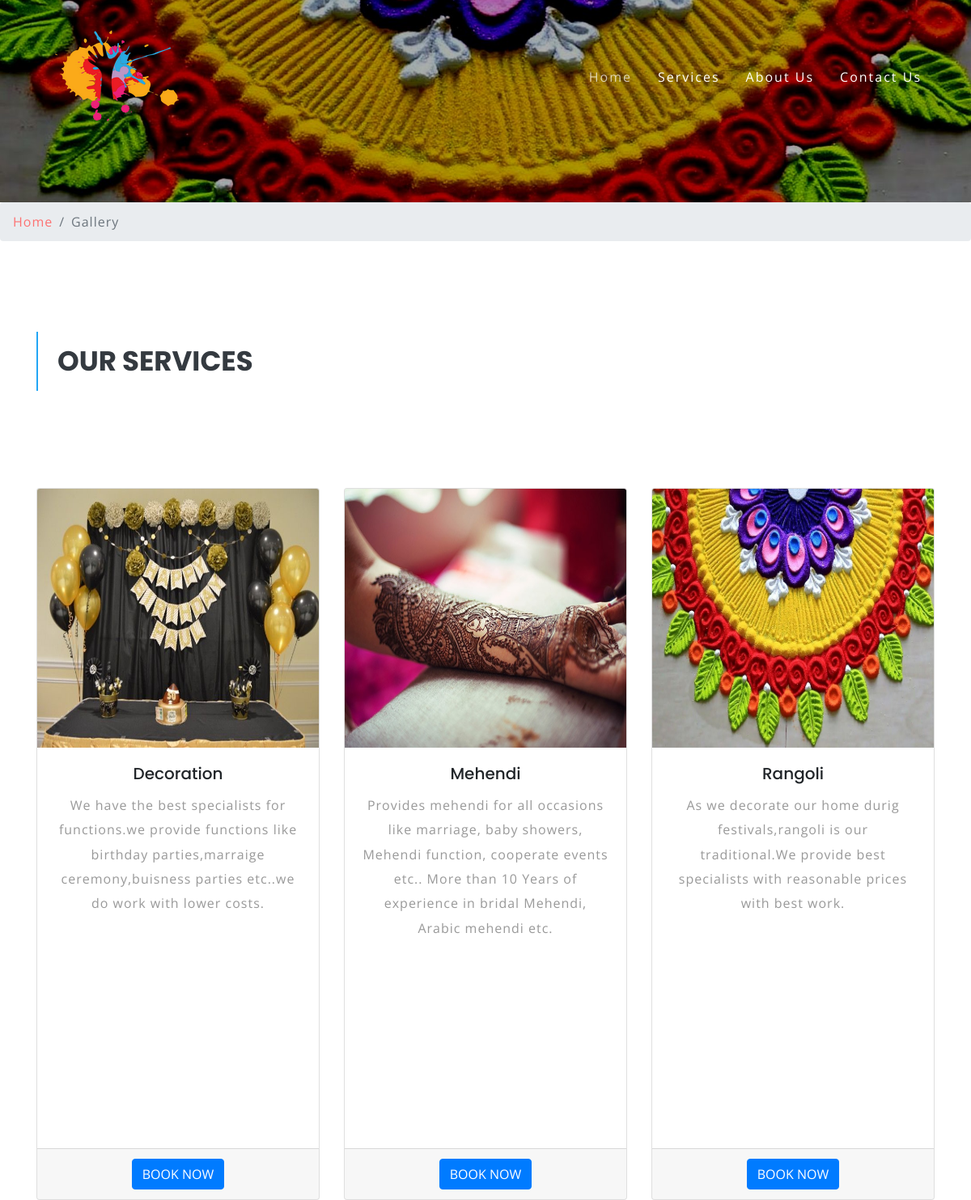
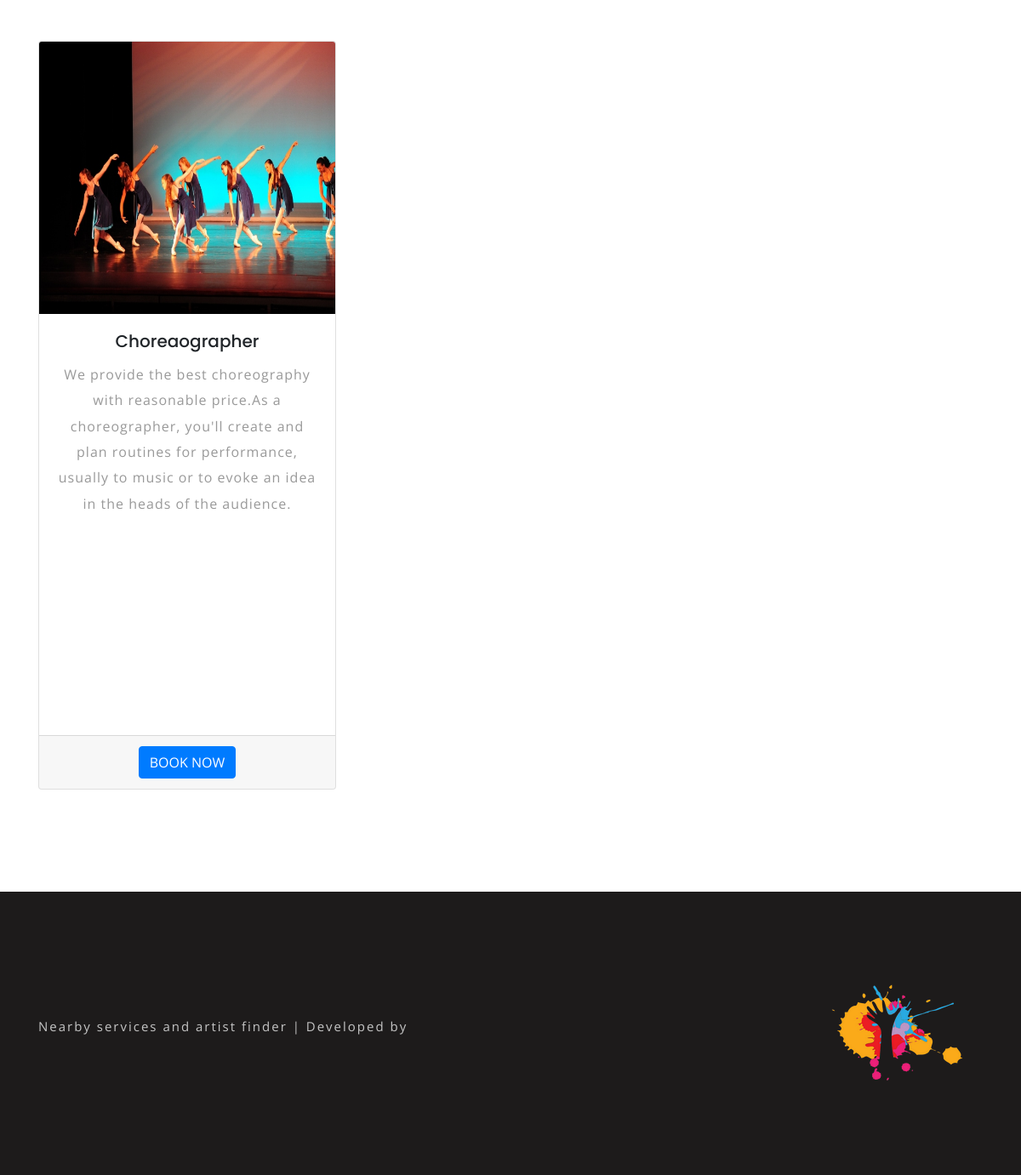
Page /services/ on the committed database (2 pictures, top to bottom).
### artist/models.py (models this page shows, shortened)
class Services(models.Model):
	s_id = models.AutoField(primary_key=True)
	service = models.CharField(max_length=100)
	s_image = models.ImageField(upload_to='artist/images')
	description = models.CharField(max_length=255)

### artist/views.py (the view)
# urls.py: path('services/', views.services, name="Services"),
def services(request):
	s = Services.objects.all()
	yes = "no"
	return render(request, 'services.html', {
		'service' : s,
		'yes' : yes,
		})

### artist/templates/services.html (shortened to what this page needs)
{% extends 'basic.html' %}
{% load static %}
{% block body %}
	<div class="banner2-w3ls">
	</div>
	<div class="breadcrumb-agile">
		<nav aria-label="breadcrumb">
			<ol class="breadcrumb">
				<li class="breadcrumb-item">
					<a href="/">Home</a>
				</li>
				<li class="breadcrumb-item active" aria-current="page">Gallery</li>
			</ol>
		</nav>
	</div>
<section class="news-w3ls py-5">
		<div class="container py-xl-5 py-lg-3">
			<div class="row">
				<div class="col-lg-5 agileits_works-grid">
					<h3 class="tittle mb-xl-5 mb-4 text-dark text-uppercase font-weight-bold pl-4 py-3">OUR SERVICES</h3>
				</div>
				<div class="col-lg-7 para-right-title">
					<p class="py-3">
					</p>
				</div>
			</div>
			<div class="row package-grids mt-5">
				{% for i in service %}
				<div class="col-md-4 posts-w3ls my-4">
					<div class="card shadow" style="height: 110vh;">
					  <img src="{{ i.s_image.url }}" class="card-img-top" style="height: 40vh;">
					  <div class="card-body text-center">
					    <h5 class="card-title">{{i.service}}</h5>
					    <p class="card-text">{{ i.description }}</p>
					  </div>
					  <div class="card-footer text-center">
					  	<a href="/subservice/{{i.service}}/" class="btn btn-primary">BOOK NOW</a>
					  </div>
					</div>
				</div>
				{% endfor %}
			</div>
		</div>
	</section>
{% endblock %}

### artist/templates/basic.html (shortened to what this page needs)
<!DOCTYPE html>
<html lang="zxx">
{% load static %}
<head>
	<link rel="stylesheet" href="{% static 'css/bootstrap.css' %}">
	<link rel="stylesheet" href="{% static 'css/progresscircle.css' %}">
	<link rel="stylesheet" href="{% static 'css/style.css' %}" type="text/css" media="all" />
	<link rel="stylesheet" href="{% static 'css/fontawesome-all.css' %}">
</head>
<body>
	<header>
		<nav class="navbar navbar-expand-lg navbar-light py-0">
			<div class="container">
				<a class="navbar-brand" href="/">
					<img src="{% static 'images/logo3.png' %}" alt="" class="img-fluid">
				</a>
				<div class="collapse navbar-collapse" id="navbarSupportedContent">
					<ul class="navbar-nav ml-auto text-center">
						<li class="nav-item active">
							<a class="nav-link" href="/">Home
							</a>
						</li>
						<li class="nav-item">
							<a class="nav-link" href="/services/">Services</a>
						</li>
						<li class="nav-item">
							<a class="nav-link" href="/about/">About Us</a>
						</li>
						<li class="nav-item">
							<a class="nav-link" href="/contact/">Contact Us</a>
						</li>
					</ul>
				</div>
			</div>
		</nav>
	</header>
	{% block body %}
	{% endblock %}
	<footer class="py-4">
		<div class="container py-xl-5 py-lg-3">
			<div class="row">
				<div class="col-md-8 copy">
					<p class="mt-md-5 pt-md-4">Nearby services and artist finder | Developed by
					</p>
				</div>
				<div class="col-md-4 logo-2 text-md-right text-center">
					<a class="logo-footer" href="index.html">
						<img src="{% static 'images/logo3.png' %}" alt="" class="img-fluid">
					</a>
				</div>
			</div>
		</div>
	</footer>
</body>
</html>

### artist/static/css/style.css (style rules this page uses)
body { padding: 0; margin: 0; background: #FFF; font-family: 'Open Sans', sans-serif; }
body a { transition: 0.5s all; -webkit-transition: 0.5s all; -moz-transition: 0.5s all; -o-transition: 0.5s all; -ms-transition: 0.5s all; text-decoration: none; }
h1, h2, h3, h4, h5, h6 { margin: 0; padding: 0; font-family: 'Poppins', sans-serif; }
p { margin: 0; padding: 0; font-size: 16px; letter-spacing: 1px; line-height: 1.9; color: #999; font-family: 'Open Sans', sans-serif; }
ul, ol { margin: 0; padding: 0; }
header { position: absolute; z-index: 99; width: 100%; }
.navbar-light .navbar-brand, a.logo { color: #fff; padding: 0; font-weight: 700; font-size: 35px; }
.navbar-light .navbar-nav .nav-link { color: #fff; letter-spacing: 2px; font-size: 16px; padding: 0.5em 0; }
li.nav-item { margin: 0 1em; }
.navbar-light .navbar-nav .show>.nav-link, .navbar-light .navbar-nav .active>.nav-link, .navbar-light .navbar-nav .nav-link.show, .navbar-light .navbar-nav .nav-link.active { color: #fff; }
.navbar-light .navbar-nav .nav-link:hover, .navbar-light .navbar-nav .nav-link:focus, li.nav-item.active { color: #fff; opacity: .7; }
h3.tittle, h2.tittle { font-size: 34px; border-left: 2px solid #22a6f5; }
h3.tittle, h2.tittle span { display: block; }
footer { background: #1d1b1b; }
.copy p { color: #c5c5c5; letter-spacing: 2px; font-size: 15px; }
.banner2-w3ls { background: url(../images/3.jpg) no-repeat center; background-size: cover; -webkit-background-size: cover; -o-background-size: cover; -ms-background-size: cover; -moz-background-size: cover; min-height: 300px; }
.breadcrumb li a { color: #fd7272; }
.breadcrumb li { letter-spacing: 1px; color: #000; }
@media (max-width: 1280px) { .banner2-w3ls { min-height: 250px; } }

### rows in the picture
Services: s_image (picture), service "Decoration", description "We have the best specialists for functions.we provide functions like birthday parties,marraige ceremony,buisness parties etc..we do work with lower costs."
Services: s_image (picture), service "Mehendi", description "Provides mehendi for all occasions like marriage, baby showers, Mehendi function, cooperate events etc.. More than 10 Years of experience in bridal Mehendi, Arabic mehendi etc."
Services: s_image (picture), service "Rangoli", description "As we decorate our home durig festivals,rangoli is our traditional.We provide best specialists with reasonable prices with best work."
Services: s_image (picture), service "Choreaographer", description "We provide the best choreography with reasonable price.As a choreographer, you'll create and plan routines for performance, usually to music or to evoke an idea in the heads of the audience."
